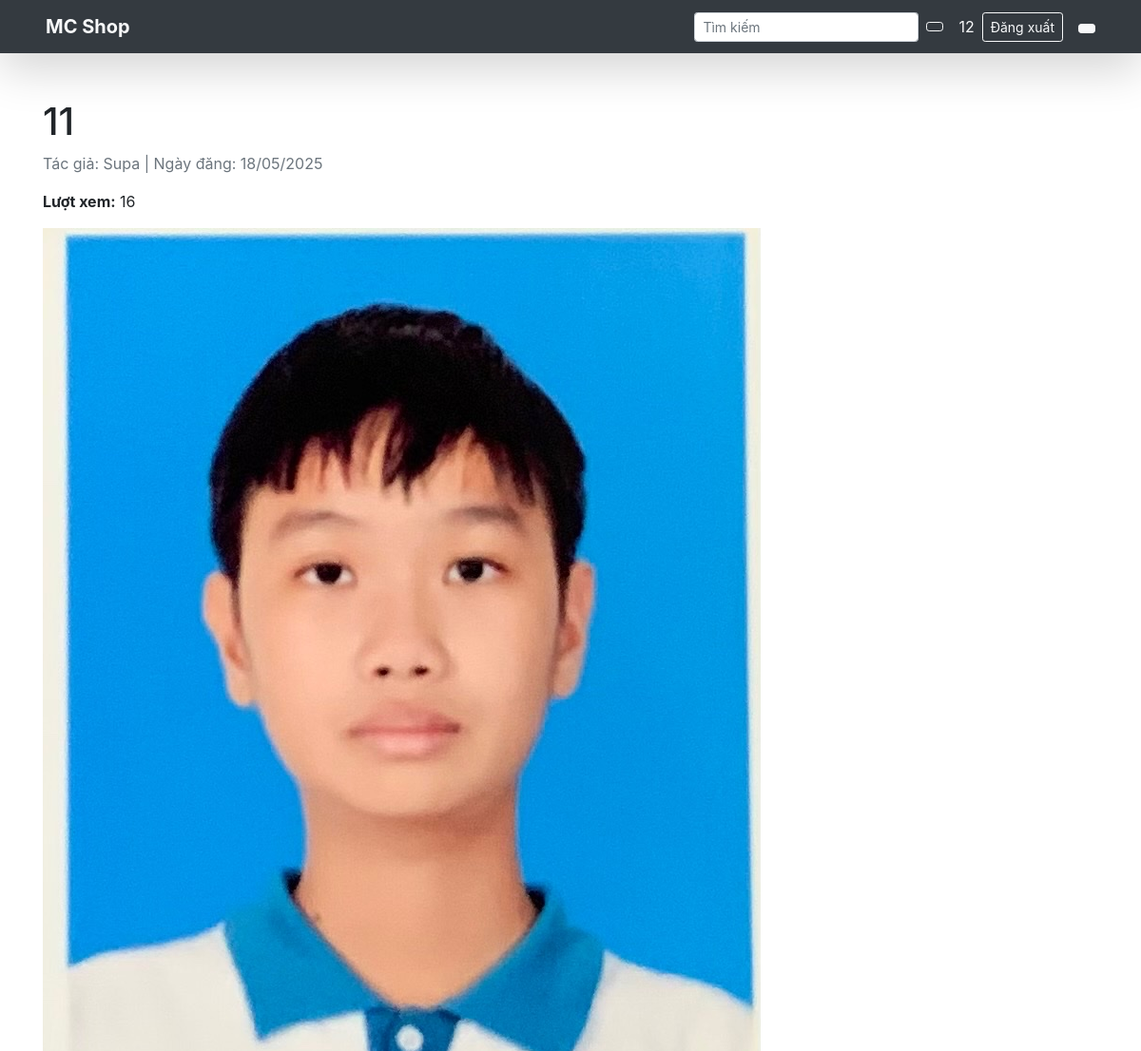
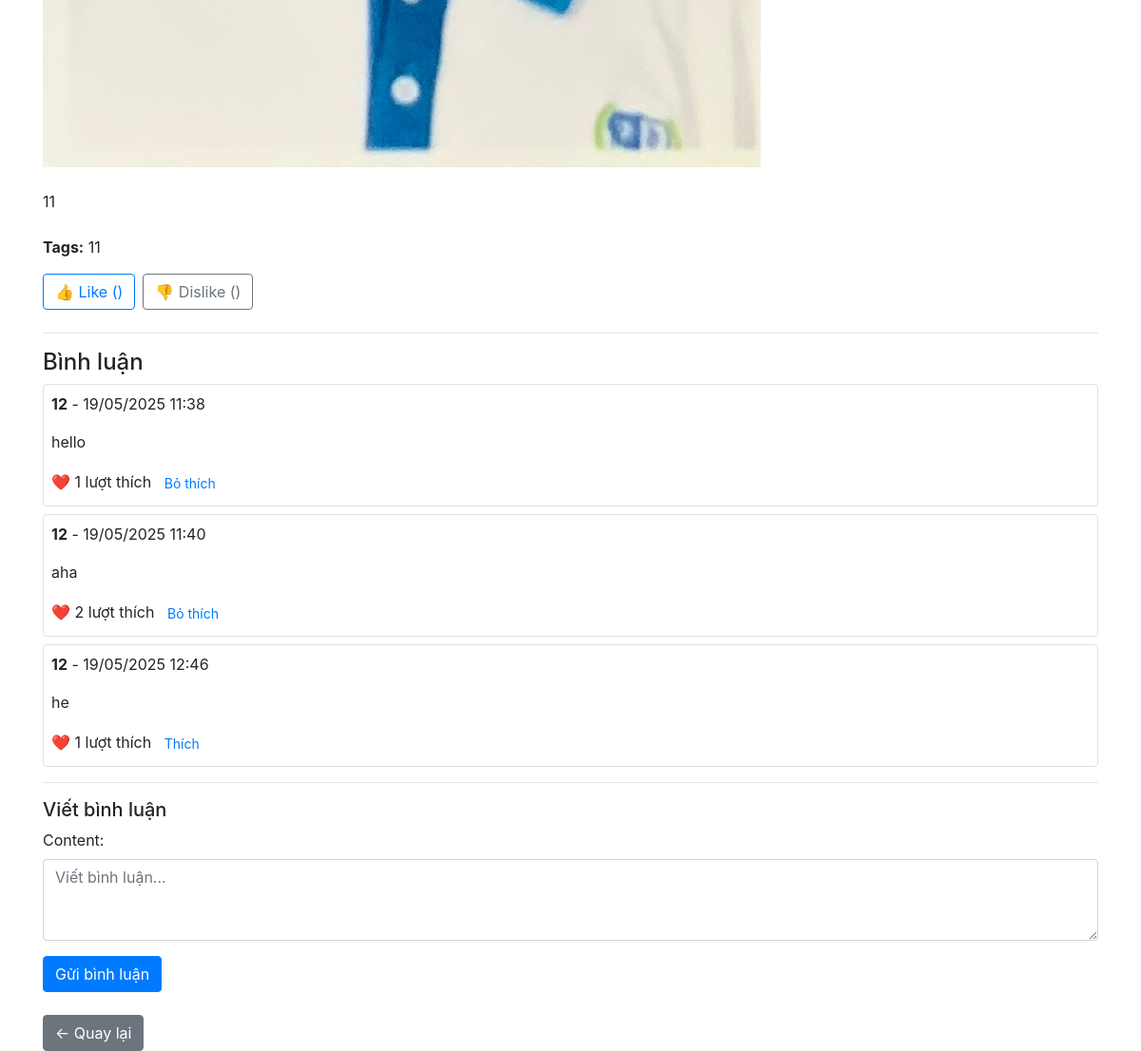
Screenshot of /product/6/ (signed in) with the database file from the repository (2 pictures, top to bottom).
### home/models.py (models this page shows, shortened)
class Post(models.Model):
    title = models.CharField(max_length=200)
    author = models.ForeignKey(User, on_delete=models.CASCADE)
    content = models.TextField()
    tags = models.CharField(max_length=100, blank=True)
    img = models.ImageField(upload_to='post_images/', blank=True, null=True)
    created_at = models.DateTimeField(auto_now_add=True)
    updated_at = models.DateTimeField(auto_now=True)
    price = models.DecimalField(max_digits=10, decimal_places=2, default=0.00)
    stock = models.PositiveIntegerField(default=0)
    is_available = models.BooleanField(default=True)
    likes = models.PositiveIntegerField(default=0)
    views = models.PositiveIntegerField(default=0)
    dislikes = models.ManyToManyField(User, related_name='disliked_posts', blank=True)
    title = models.CharField(max_length=200)
    author = models.ForeignKey(User, on_delete=models.CASCADE)
    content = models.TextField()
    tags = models.CharField(max_length=100, blank=True)
    img = models.ImageField(upload_to='post_images/', blank=True, null=True)
    created_at = models.DateTimeField(auto_now_add=True)
    updated_at = models.DateTimeField(auto_now=True)
    price = models.DecimalField(max_digits=10, decimal_places=2, default=0.00)
    stock = models.PositiveIntegerField(default=0)  # Số lượng hàng tồn
    is_available = models.BooleanField(default=True)
    likes = models.PositiveIntegerField(default=0)
    views = models.PositiveIntegerField(default=0)

class Comment(models.Model):
    post = models.ForeignKey(Post, on_delete=models.CASCADE, related_name='comments')
    user = models.ForeignKey(User, on_delete=models.CASCADE)
    content = models.TextField()
    created_at = models.DateTimeField(auto_now_add=True)
    likes = models.ManyToManyField(User, related_name='liked_comments', blank=True)
    def total_likes(self):
        return self.likes.count()

### home/views.py (the view)
# urls.py: path('product/<int:post_id>/', views.product_detail, name='product_detail'),
def product_detail(request, post_id):
    post = get_object_or_404(Post, id=post_id)
    post.views += 1
    post.save(update_fields=['views'])
    comments = post.comments.all()
    if request.method == 'POST':
        form = CommentForm(request.POST)
        if form.is_valid():
            comment = form.save(commit=False)
            comment.post = post
            comment.user = request.user
            comment.save()
            return redirect('product_detail', post_id=post.id)
    else:
        form = CommentForm()
    return render(request, 'product_detail.html', {'post': post, 'comments': comments, 'form': form})

### home/forms.py
class CommentForm(forms.ModelForm):
    class Meta:
        model = Comment
        fields = ['content']
        widgets = {
            'content': forms.Textarea(attrs={'class': 'form-control', 'rows': 3, 'placeholder': 'Viết bình luận...'}),
        }

### home/templates/product_detail.html (shortened to what this page needs)
<!DOCTYPE html>
<html lang="en">
<head>
    <link href="https://stackpath.bootstrapcdn.com/bootstrap/4.5.2/css/bootstrap.min.css" rel="stylesheet">
</head>
<body>
    {% include 'navbar.html' %}
    <div class="container mt-5">
        <h1>{{ post.title }}</h1>
        <p class="text-muted">Tác giả: {{ post.author }} | Ngày đăng: {{ post.created_at|date:"d/m/Y" }}</p>
        <p><strong>Lượt xem:</strong> {{ post.views }}</p>
        {% if post.img %}
            <img src="{{ post.img.url }}" class="img-fluid mb-4" alt="{{ post.title }}">
        {% endif %}
        <div class="content mb-4">
            {{ post.content|safe }}
        </div>
        <p><strong>Tags:</strong> {{ post.tags }}</p>
        <div class="d-flex align-items-center mb-4">
            {% if user.is_authenticated %}
                <form action="{% url 'like_post' post.id %}" method="post" class="mr-2">
                    <button class="btn btn-outline-primary">👍 Like ({{ post.total_likes }})</button>
                </form>
                <form action="{% url 'dislike_post' post.id %}" method="post">
                    <button class="btn btn-outline-secondary">👎 Dislike ({{ post.total_dislikes }})</button>
                </form>
            {% else %}
                <p><a href="{% url 'login' %}">Đăng nhập</a> để thích hoặc không thích bài viết.</p>
            {% endif %}
        </div>
        <hr>
        <h4>Bình luận</h4>
        {% for comment in comments %}
            <div class="border rounded p-2 mb-2">
                <p><strong>{{ comment.user.username }}</strong> - {{ comment.created_at|date:"d/m/Y H:i" }}</p>
                <p>{{ comment.content }}</p>
                <div>
                    ❤️ {{ comment.total_likes }} lượt thích
                    {% if user.is_authenticated %}
                        <form action="{% url 'like_comment' comment.id %}" method="POST" style="display:inline;">
                            <button type="submit" class="btn btn-sm btn-link">
                                {% if user in comment.likes.all %}
                                    Bỏ thích
                                {% else %}
                                    Thích
                                {% endif %}
                            </button>
                        </form>
                    {% endif %}
                </div>
            </div>
        {% empty %}
            <p>Chưa có bình luận nào.</p>
        {% endfor %}
        {% if user.is_authenticated %}
            <hr>
            <h5>Viết bình luận</h5>
            <form method="POST">
                {{ form.as_p }}
                <button type="submit" class="btn btn-primary">Gửi bình luận</button>
            </form>
        {% else %}
            <p><a href="{% url 'login' %}">Đăng nhập</a> để bình luận.</p>
        {% endif %}
        <a href="/" class="btn btn-secondary mt-4">← Quay lại</a>
    </div>
</body>
</html>

### home/templates/navbar.html (shortened to what this page needs)
<nav class="navbar navbar-expand-lg navbar-dark bg-dark shadow-lg px-5">
    <a class="navbar-brand font-weight-bold text-light" href="#">
         MC Shop
    </a>
    <div class="collapse navbar-collapse" id="navbarNav">
        <ul class="navbar-nav ml-auto align-items-center">
            <li class="nav-item mr-3">
                <form class="form-inline">
                    <input class="form-control form-control-sm mr-2" type="search" placeholder="Tìm kiếm" aria-label="Search">
                    <button class="btn btn-outline-light btn-sm" type="submit">
                    </button>
                </form>
            </li>
            {% if user.is_authenticated %}
            <li class="nav-item d-flex align-items-center">
                <span class="text-light mr-2">
                     {{ user.username }}
                </span>
                <a href="{% url 'logout' %}" class="btn btn-outline-light btn-sm">
                     Đăng xuất
                </a>
            </li>
            {% else %}
            <li class="nav-item">
                <a href="{% url 'login' %}" class="btn btn-light btn-sm mr-2">Đăng nhập</a>
                <a href="{% url 'register' %}" class="btn btn-outline-light btn-sm">Đăng ký</a>
            </li>
            {% endif %}
            <li class="nav-item ml-3">
                <button class="btn btn-sm btn-light" id="theme-toggle">
                </button>
            </li>
        </ul>
    </div>
</nav>

### rows the page displays
Post: title "11", author "Supa", created_at "18/05/2025", views "16", img (picture), content "11", tags "11"
Comment: user.username "12", created_at "19/05/2025 11:38", content "hello", total_likes "1", shows "Bỏ thích"
Comment: user.username "12", created_at "19/05/2025 11:40", content "aha", total_likes "2", shows "Bỏ thích"
Comment: user.username "12", created_at "19/05/2025 12:46", content "he", total_likes "1", shows "Thích"

### other values shown
{{ user.username }} "12"
